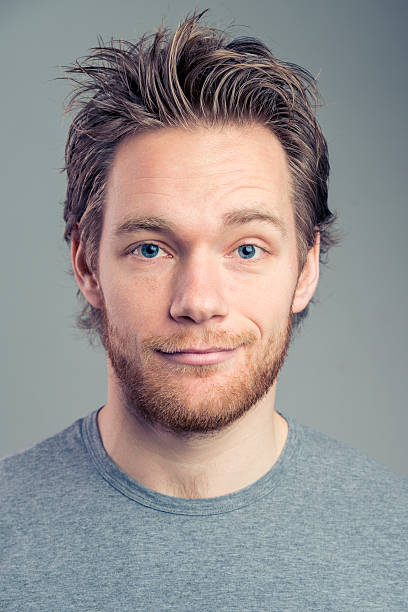
#> input picture images/man-european-young.jpg, 408 x 612 px
$ python cvlib.py
#> lines starting #> are read from the running program, lines starting #| are printed output that depends on the picture
import pathlib
from typing import *
import cv2

IMAGES_PATH = pathlib.Path(__file__).parents[1].resolve() / "images"

def ex1():
    img = cv2.imread(str(IMAGES_PATH / "man-european-young.jpg"), -1)
    cv2.imshow("image", img)
    # Block until keypress
    cv2.waitKey() # 0 means forever
    cv2.destroyAllWindows()

def ex2():
    img = cv2.imread(str(IMAGES_PATH / "man-european-young.jpg"), -1)
#> img is the input picture: shape (612, 408, 3); mean B, G, R 143.5, 144.1, 149.5
    # dsize = (width, height)
    img = cv2.resize(img, (700, 300))
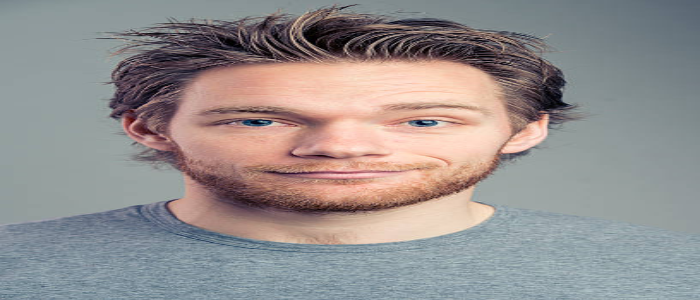
#> img: shape (300, 700, 3); mean B, G, R 143.4, 144, 149.4
    img = cv2.flip(img, -1)
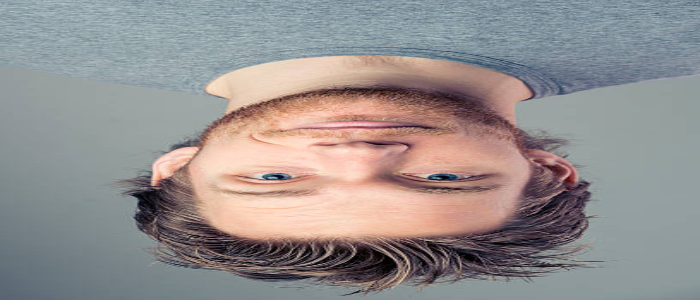
#> img: shape (300, 700, 3); mean B, G, R 143.4, 144, 149.4
    img = cv2.rotate(img, cv2.cv2.ROTATE_90_CLOCKWISE)
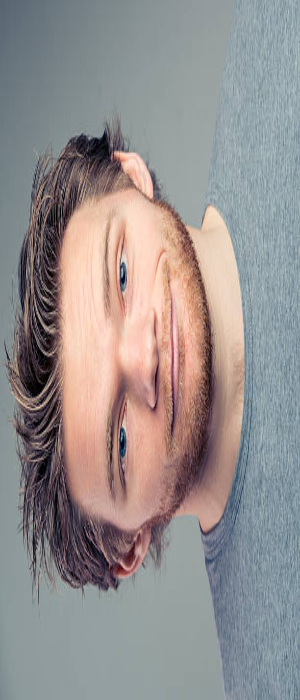
#> img: shape (700, 300, 3); mean B, G, R 143.4, 144, 149.4
    # Params:
    # - Point 1
    # - Point 2
    # - BGR Value. Therefore (0, 0, 255) = #ff00000
    # - Thickness
    img = cv2.line(img, (0, 0), (200, 200), (0, 0, 255), 10)
    img = cv2.rectangle(img, (100, 100), (200, 200), (0, 0, 255), cv2.FILLED)
    img = cv2.putText(
        img,
        "penis",
        (50, 300),
        cv2.FONT_HERSHEY_COMPLEX,
        2,
        (0, 255, 255),
        3,
        cv2.LINE_AA # Line type
    )
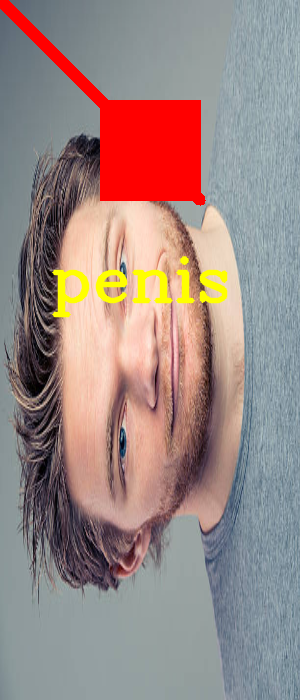
#> img: shape (700, 300, 3); mean B, G, R 132.8, 136.7, 156
    img = cv2.cvtColor(img, cv2.COLOR_BGR2HSV)
#> img: shape (700, 300, 3); mean H, S, V 75.1, 60.8, 166.6
    while cv2.waitKey(0) != ord("a"): # Exit loop after 'a' pressed
#> (key Esc is pressed here)
#> (key Enter is pressed here)
        cv2.imshow("press `a` to exit", img)
    cv2.destroyAllWindows()
    cv2.imwrite(str(IMAGES_PATH / "man-european-young-edited.jpg"), img)


if __name__ == "__main__":
    ex2()
